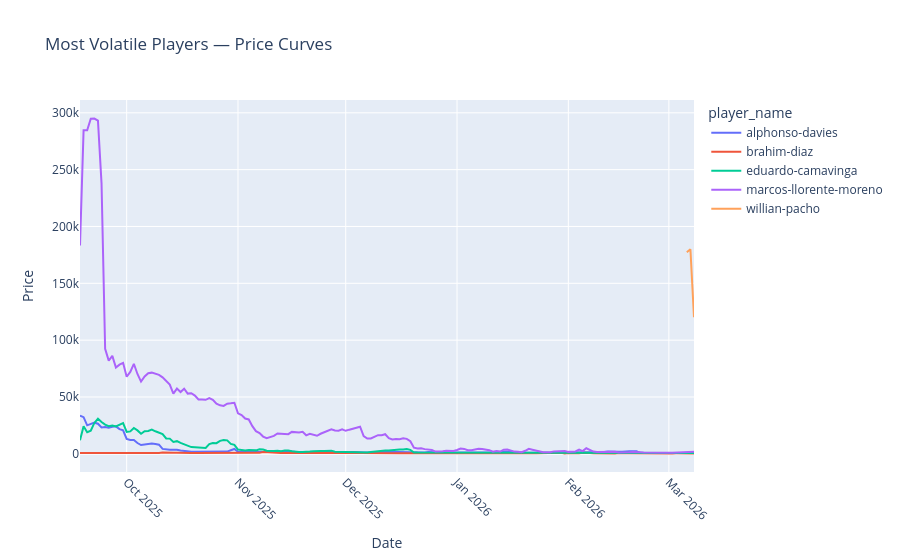

This figure's notebook cell:
### Markdown cell above
### Visualizing Volatility for Top 5 Most Volatile Players

### Code cell
top_volatile = volatility.head(5).index
top_volatile_players_to_plot = df[df["player_name"].isin(top_volatile)]
fig = px.line(top_volatile_players_to_plot, x="date", y="price", color="player_name",title="Most Volatile Players — Price Curves")
fig.update_xaxes(title_text="Date", tickangle=45)
fig.update_yaxes(title_text="Price")
fig.show()

### Figure 1 — Plotly figure (JSON) as saved in the notebook; plotly's stock layout.template omitted (floating-point values rounded to 4 significant figures; data arrays with more than 128 entries replaced by an {"elided": "..."} marker saying what was removed)
{"data": [{"hovertemplate": "player_name=alphonso-davies<br>date=%{x}<br>price=%{y}<extra></extra>", "legendgroup": "alphonso-davies", "line": {"color": "#636efa", "dash": "solid"}, "marker": {"symbol": "circle"}, "mode": "lines", "name": "alphonso-davies", "orientation": "v", "showlegend": true, "type": "scatter", "x": {"elided": "172 str values"}, "xaxis": "x", "y": {"elided": "172 int values"}, "yaxis": "y"}, {"hovertemplate": "player_name=brahim-diaz<br>date=%{x}<br>price=%{y}<extra></extra>", "legendgroup": "brahim-diaz", "line": {"color": "#EF553B", "dash": "solid"}, "marker": {"symbol": "circle"}, "mode": "lines", "name": "brahim-diaz", "orientation": "v", "showlegend": true, "type": "scatter", "x": {"elided": "172 str values"}, "xaxis": "x", "y": {"elided": "172 int values"}, "yaxis": "y"}, {"hovertemplate": "player_name=eduardo-camavinga<br>date=%{x}<br>price=%{y}<extra></extra>", "legendgroup": "eduardo-camavinga", "line": {"color": "#00cc96", "dash": "solid"}, "marker": {"symbol": "circle"}, "mode": "lines", "name": "eduardo-camavinga", "orientation": "v", "showlegend": true, "type": "scatter", "x": {"elided": "172 str values"}, "xaxis": "x", "y": {"elided": "172 int values"}, "yaxis": "y"}, {"hovertemplate": "player_name=marcos-llorente-moreno<br>date=%{x}<br>price=%{y}<extra></extra>", "legendgroup": "marcos-llorente-moreno", "line": {"color": "#ab63fa", "dash": "solid"}, "marker": {"symbol": "circle"}, "mode": "lines", "name": "marcos-llorente-moreno", "orientation": "v", "showlegend": true, "type": "scatter", "x": {"elided": "172 str values"}, "xaxis": "x", "y": {"elided": "172 int values"}, "yaxis": "y"}, {"hovertemplate": "player_name=willian-pacho<br>date=%{x}<br>price=%{y}<extra></extra>", "legendgroup": "willian-pacho", "line": {"color": "#FFA15A", "dash": "solid"}, "marker": {"symbol": "circle"}, "mode": "lines", "name": "willian-pacho", "orientation": "v", "showlegend": true, "type": "scatter", "x": ["2026-03-06T00:00:00.000000000", "2026-03-07T00:00:00.000000000", "2026-03-08T00:00:00.000000000"], "xaxis": "x", "y": [177333, 179972, 120177], "yaxis": "y"}], "layout": {"legend": {"title": {"text": "player_name"}, "tracegroupgap": 0}, "title": {"text": "Most Volatile Players — Price Curves"}, "xaxis": {"anchor": "y", "domain": [0, 1], "tickangle": 45, "title": {"text": "Date"}}, "yaxis": {"anchor": "x", "domain": [0, 1], "title": {"text": "Price"}}}}
